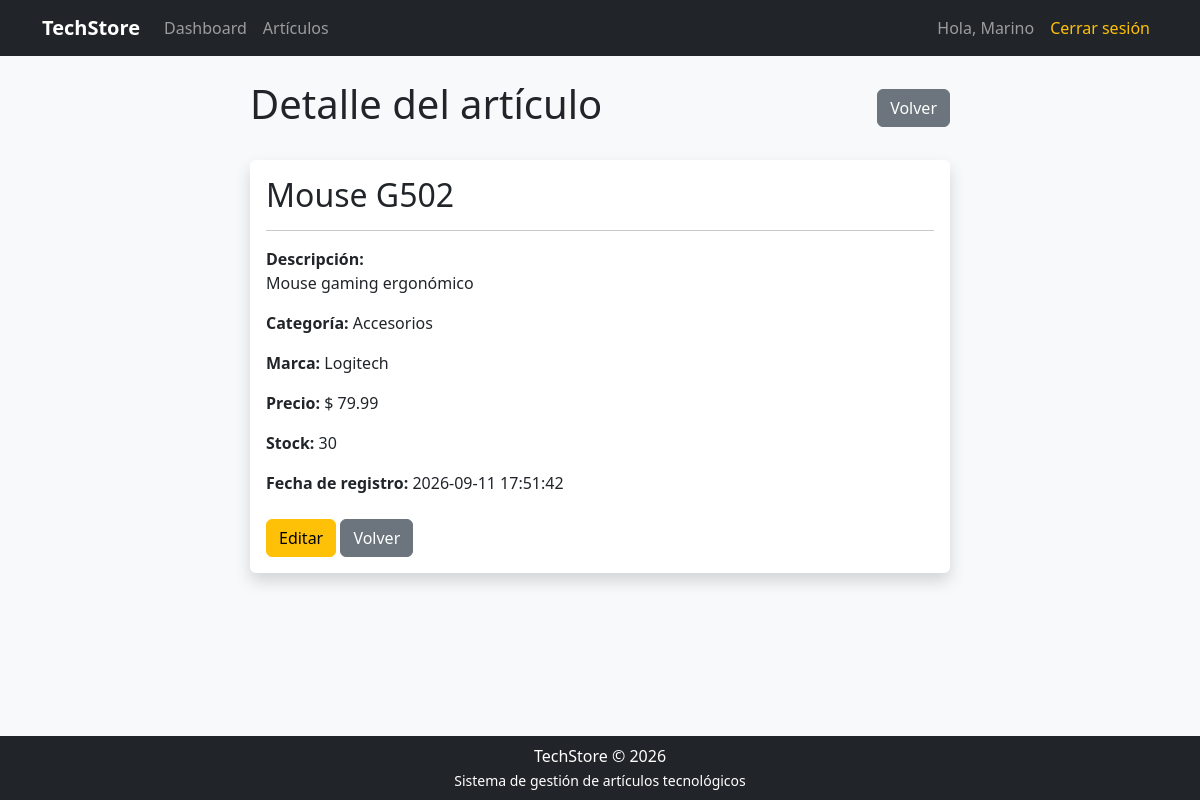
Page /ver_articulo.php?id=4 (signed in) on the committed database.
### tables this page shows
CREATE TABLE `articulos` (
  `id` int NOT NULL AUTO_INCREMENT,
  `nombre` varchar(150) NOT NULL,
  `descripcion` text,
  `categoria` varchar(100) NOT NULL,
  `precio` decimal(10,2) NOT NULL,
  `stock` int NOT NULL DEFAULT '0',
  `marca` varchar(100) DEFAULT NULL,
  `created_at` timestamp NULL DEFAULT CURRENT_TIMESTAMP,
  `updated_at` timestamp NULL DEFAULT CURRENT_TIMESTAMP ON UPDATE CURRENT_TIMESTAMP,
  PRIMARY KEY (`id`)
);

### config/Database.php (called while the page is built, shortened)
<?php
class Database
{
    private string $host;
    private string $username;
    private string $password;
    private string $database;
    private ?mysqli $connection = null;
    public function __construct()
    {
        $dotenv = Dotenv::createImmutable(__DIR__ . '/../');
        $this->host = $_ENV['DB_HOST'];
        $this->username = $_ENV['DB_USERNAME'];
        $this->password = $_ENV['DB_PASSWORD'];
        $this->database = $_ENV['DB_DATABASE'];
    }
    public function connect(): mysqli
    {
        if ($this->connection === null) {
            $this->connection = new mysqli(
                $this->host,
                $this->username,
                $this->password,
                $this->database
            );
            $this->connection->set_charset('utf8mb4');
        }
        return $this->connection;
    }
}

### models/Articulo.php (called while the page is built, shortened)
<?php
require_once __DIR__ . '/../config/Database.php';
class Articulo
{
    private mysqli $db;
    public function __construct()
    {
        $database = new Database();
        $this->db = $database->connect();
    }
    public function obtenerPorId(int $id): ?array
    {
        $sql = "SELECT * FROM articulos WHERE id = ?";
        $stmt = $this->db->prepare($sql);
        $stmt->bind_param('i', $id);
        $stmt->execute();
        $resultado = $stmt->get_result();
        $articulo = $resultado->fetch_assoc();
        return $articulo ?: null;
    }
}

### ver_articulo.php (the view, shortened to what this page needs)
<?php
require_once 'models/Articulo.php';
$id = filter_input(
    INPUT_GET,
    'id',
    FILTER_VALIDATE_INT
);
try {
    $articuloModel = new Articulo();
    $articulo = $articuloModel->obtenerPorId($id);
} catch (Exception $e) {
    die('Error al consultar el artículo.');
}
require 'views/layouts/header.php';
?>
<div class="form-container">
    <div class="d-flex justify-content-between align-items-center mb-4">
        <h1>
            Detalle del artículo
        </h1>
        <a href="articulos.php" class="btn btn-secondary">
            Volver
        </a>
    </div>
    <div class="card shadow">
        <div class="card-body">
            <h2>
                <?= htmlspecialchars(
                    $articulo['nombre'],
                    ENT_QUOTES,
                    'UTF-8'
                ) ?>
            </h2>
            <hr>
            <p>
                <strong>
                    Descripción:
                </strong>
                <br>
                <?= nl2br(
                    htmlspecialchars(
                        $articulo['descripcion'] ?? '',
                        ENT_QUOTES,
                        'UTF-8'
                    )
                ) ?>
            </p>
            <p>
                <strong>
                    Categoría:
                </strong>
                <?= htmlspecialchars(
                    $articulo['categoria'],
                    ENT_QUOTES,
                    'UTF-8'
                ) ?>
            </p>
            <p>
                <strong>
                    Marca:
                </strong>
                <?= htmlspecialchars(
                    $articulo['marca'] ?? '',
                    ENT_QUOTES,
                    'UTF-8'
                ) ?>
            </p>
            <p>
                <strong>
                    Precio:
                </strong>
                $
                <?= number_format(
                    (float) $articulo['precio'],
                    2
                ) ?>
            </p>
            <p>
                <strong>
                    Stock:
                </strong>
                <?= (int) $articulo['stock'] ?>
            </p>
            <p>
                <strong>
                    Fecha de registro:
                </strong>
                <?= htmlspecialchars(
                    $articulo['created_at'],
                    ENT_QUOTES,
                    'UTF-8'
                ) ?>
            </p>
            <div class="mt-4">
                <a
                    href="editar_articulo.php?id=<?= (int) $articulo['id'] ?>"
                    class="btn btn-warning">
                    Editar
                </a>
                <a
                    href="articulos.php"
                    class="btn btn-secondary">
                    Volver
                </a>
            </div>
        </div>
    </div>
</div>
<?php require 'views/layouts/footer.php'; ?>

### public/css/styles.css (style rules this page uses)
body { background-color: #f8f9fa; }
.card { border: none; }
.form-container { max-width: 700px; margin: 0 auto; }

### rows in the picture
articulos: nombre "Mouse G502", descripcion "Mouse gaming ergonómico", categoria "Accesorios", marca "Logitech", precio "79.99", stock "30", created_at "2026-09-11 17:51:42"

### other values in the picture
$_SESSION['usuario_nombre'] "Marino"
